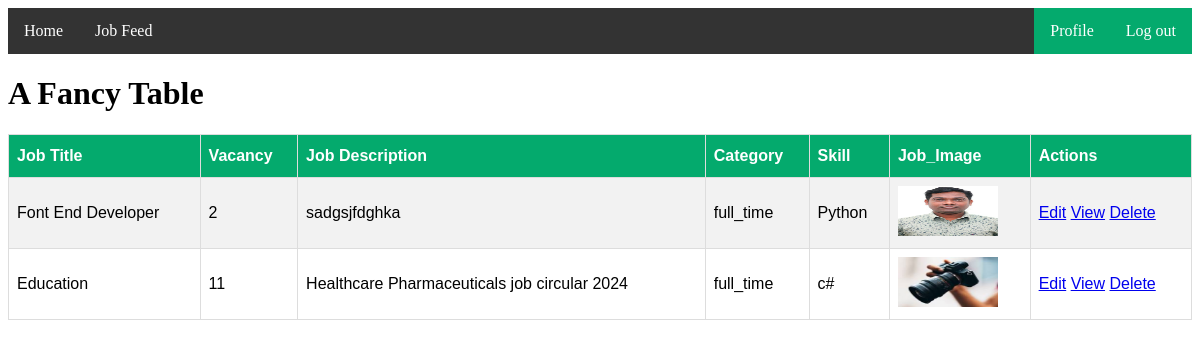
The app's page /createdJob/ (signed in) with its own data.
### myApp/models.py (models this page shows, shortened)
class JobModel(models.Model):
    JOB_TYPE_CHOICES=[
        ('full_time', 'Full Time'),
        ('part_time', 'Part Time'),
    ]
    user=models.ForeignKey(customUser,null=True,blank=True,on_delete=models.CASCADE)
    job_title = models.CharField(max_length=200, null=True, blank=True)
    vacancy = models.CharField(max_length=200, null=True, blank=True)
    job_description = models.TextField(null=True, blank=True)
    category = models.CharField(max_length=50, choices=JOB_TYPE_CHOICES, null=True, blank=True)
    skill = models.CharField(max_length=200, null=True, blank=True)
    image=models.ImageField(upload_to="Media/Pro_pic",null=True)

### myProject/views.py (the view)
# urls.py: path('createdJob/', createdJob, name="createdJob"),
def createdJob(request):
    current_user=request.user
    job=JobModel.objects.filter(user=current_user)
    context={
        'job':job
    }
    return render(request,"createdJob.html",context)

### Template/createdJob.html (shortened to what this page needs)
{% extends 'base.html' %}
{% block body %}
<!DOCTYPE html>
<html>
<head>
</head>
<body>
<h1>A Fancy Table</h1>
<table id="customers">
  <tr>
    <th>Job Title</th>
    <th>Vacancy</th>
    <th>Job Description</th>
    <th>Category</th>
    <th>Skill</th>
    <th>Job_Image</th>
    <th>Actions</th>
  </tr>
  {% for i in job %}
  <tr>
    <td>{{i.job_title}}</td>
    <td>{{i.vacancy}}</td>
    <td>{{i.job_description}}</td>
    <td>{{i.category}}</td>
    <td>{{i.skill}}</td>
    <td>
      <img src="/{{i.image}}" alt="Image" height="50px" width="100px">
    </td>
    <td>
        <a href="{% url 'editJob' i.id %}">Edit</a>
        <a href="{% url 'viewJob' i.id %}">View</a>
        <a href="{% url 'deleteJob' i.id %}">Delete</a>
    </td>
  </tr>
  {% endfor %}
</table>
</body>
</html>
{% endblock body %}

### Template/createdJob.html (style rules this page uses)
#customers { font-family: Arial, Helvetica, sans-serif; border-collapse: collapse; width: 100%; }
#customers td, #customers th { border: 1px solid #ddd; padding: 8px; }
#customers tr:nth-child(even) { background-color: #f2f2f2; }
#customers th { padding-top: 12px; padding-bottom: 12px; text-align: left; background-color: #04AA6D; color: white; }

### records on screen
JobModel: job_title "Font End Developer", vacancy "2", job_description "sadgsjfdghka", category "full_time", skill "Python", image (picture)
JobModel: job_title "Education", vacancy "11", job_description "Healthcare Pharmaceuticals job circular 2024", category "full_time", skill "c#", image (picture)
